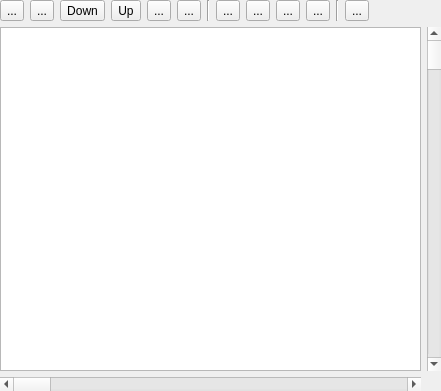
<?xml version="1.0" encoding="UTF-8"?>
<ui version="4.0">
 <class>MapView</class>
 <widget class="QWidget" name="MapView">
  <property name="geometry">
   <rect>
    <x>0</x>
    <y>0</y>
    <width>441</width>
    <height>391</height>
   </rect>
  </property>
  <property name="sizePolicy">
   <sizepolicy hsizetype="Preferred" vsizetype="Preferred">
    <horstretch>0</horstretch>
    <verstretch>0</verstretch>
   </sizepolicy>
  </property>
  <property name="windowTitle">
   <string>MainWindow</string>
  </property>
  <layout class="QVBoxLayout" name="verticalLayout">
   <property name="leftMargin">
    <number>0</number>
   </property>
   <property name="topMargin">
    <number>0</number>
   </property>
   <property name="rightMargin">
    <number>0</number>
   </property>
   <property name="bottomMargin">
    <number>0</number>
   </property>
   <item>
    <layout class="QGridLayout" name="gridLayout">
     <item row="2" column="0">
      <widget class="QScrollBar" name="horizontalScrollBar">
       <property name="orientation">
        <enum>Qt::Horizontal</enum>
       </property>
      </widget>
     </item>
     <item row="1" column="0">
      <widget class="QGraphicsView" name="MapView"/>
     </item>
     <item row="0" column="0">
      <layout class="QHBoxLayout" name="mapToolPanel">
       <item>
        <widget class="QToolButton" name="eventButton">
         <property name="text">
          <string>...</string>
         </property>
         <property name="icon">
          <iconset resource="main.qrc">
           <normaloff>:/main/res/icon/event.xpm</normaloff>:/main/res/icon/event.xpm</iconset>
         </property>
         <property name="checkable">
          <bool>true</bool>
         </property>
         <attribute name="buttonGroup">
          <string notr="true">layerButtonGroup</string>
         </attribute>
        </widget>
       </item>
       <item>
        <widget class="QToolButton" name="panoramaButton">
         <property name="text">
          <string>...</string>
         </property>
         <property name="icon">
          <iconset resource="main.qrc">
           <normaloff>:/main/res/icon/panorama.xpm</normaloff>:/main/res/icon/panorama.xpm</iconset>
         </property>
         <property name="checkable">
          <bool>true</bool>
         </property>
         <attribute name="buttonGroup">
          <string notr="true">layerButtonGroup</string>
         </attribute>
        </widget>
       </item>
       <item>
        <widget class="QToolButton" name="bottomLayerButton">
         <property name="text">
          <string>Down</string>
         </property>
         <property name="icon">
          <iconset resource="main.qrc">
           <normaloff>:/main/res/icon/layer_bottom.xpm</normaloff>:/main/res/icon/layer_bottom.xpm</iconset>
         </property>
         <property name="checkable">
          <bool>true</bool>
         </property>
         <attribute name="buttonGroup">
          <string notr="true">layerButtonGroup</string>
         </attribute>
        </widget>
       </item>
       <item>
        <widget class="QToolButton" name="middleLayerButton">
         <property name="text">
          <string>Up</string>
         </property>
         <property name="icon">
          <iconset resource="main.qrc">
           <normaloff>:/main/res/icon/layer_middle.xpm</normaloff>:/main/res/icon/layer_middle.xpm</iconset>
         </property>
         <property name="checkable">
          <bool>true</bool>
         </property>
         <attribute name="buttonGroup">
          <string notr="true">layerButtonGroup</string>
         </attribute>
        </widget>
       </item>
       <item>
        <widget class="QToolButton" name="topLayerButton">
         <property name="text">
          <string>...</string>
         </property>
         <property name="icon">
          <iconset resource="main.qrc">
           <normaloff>:/main/res/icon/layer_top.xpm</normaloff>:/main/res/icon/layer_top.xpm</iconset>
         </property>
         <property name="checkable">
          <bool>true</bool>
         </property>
         <attribute name="buttonGroup">
          <string notr="true">layerButtonGroup</string>
         </attribute>
        </widget>
       </item>
       <item>
        <widget class="QToolButton" name="skyLayerButton">
         <property name="text">
          <string>...</string>
         </property>
         <property name="icon">
          <iconset resource="main.qrc">
           <normaloff>:/main/res/icon/sky.xpm</normaloff>:/main/res/icon/sky.xpm</iconset>
         </property>
         <property name="checkable">
          <bool>true</bool>
         </property>
         <attribute name="buttonGroup">
          <string notr="true">layerButtonGroup</string>
         </attribute>
        </widget>
       </item>
       <item>
        <widget class="Line" name="line">
         <property name="orientation">
          <enum>Qt::Vertical</enum>
         </property>
        </widget>
       </item>
       <item>
        <widget class="QToolButton" name="zoom1_1">
         <property name="text">
          <string>...</string>
         </property>
         <property name="icon">
          <iconset resource="main.qrc">
           <normaloff>:/main/res/icon/1_1.xpm</normaloff>:/main/res/icon/1_1.xpm</iconset>
         </property>
         <property name="checkable">
          <bool>true</bool>
         </property>
         <attribute name="buttonGroup">
          <string notr="true">zoomButtonGroup</string>
         </attribute>
        </widget>
       </item>
       <item>
        <widget class="QToolButton" name="zoom1_2">
         <property name="text">
          <string>...</string>
         </property>
         <property name="icon">
          <iconset resource="main.qrc">
           <normaloff>:/main/res/icon/1_2.xpm</normaloff>:/main/res/icon/1_2.xpm</iconset>
         </property>
         <property name="checkable">
          <bool>true</bool>
         </property>
         <attribute name="buttonGroup">
          <string notr="true">zoomButtonGroup</string>
         </attribute>
        </widget>
       </item>
       <item>
        <widget class="QToolButton" name="zoom1_4">
         <property name="text">
          <string>...</string>
         </property>
         <property name="icon">
          <iconset resource="main.qrc">
           <normaloff>:/main/res/icon/1_4.xpm</normaloff>:/main/res/icon/1_4.xpm</iconset>
         </property>
         <property name="checkable">
          <bool>true</bool>
         </property>
         <attribute name="buttonGroup">
          <string notr="true">zoomButtonGroup</string>
         </attribute>
        </widget>
       </item>
       <item>
        <widget class="QToolButton" name="zoom1_8">
         <property name="text">
          <string>...</string>
         </property>
         <property name="icon">
          <iconset resource="main.qrc">
           <normaloff>:/main/res/icon/1_8.xpm</normaloff>:/main/res/icon/1_8.xpm</iconset>
         </property>
         <property name="checkable">
          <bool>true</bool>
         </property>
         <attribute name="buttonGroup">
          <string notr="true">zoomButtonGroup</string>
         </attribute>
        </widget>
       </item>
       <item>
        <widget class="Line" name="line_2">
         <property name="orientation">
          <enum>Qt::Vertical</enum>
         </property>
        </widget>
       </item>
       <item>
        <widget class="QToolButton" name="databaseButton">
         <property name="text">
          <string>...</string>
         </property>
         <property name="icon">
          <iconset resource="main.qrc">
           <normaloff>:/main/res/icon/tile_set.xpm</normaloff>:/main/res/icon/tile_set.xpm</iconset>
         </property>
         <property name="checkable">
          <bool>false</bool>
         </property>
        </widget>
       </item>
       <item>
        <spacer name="horizontalSpacer_2">
         <property name="orientation">
          <enum>Qt::Horizontal</enum>
         </property>
         <property name="sizeHint" stdset="0">
          <size>
           <width>40</width>
           <height>20</height>
          </size>
         </property>
        </spacer>
       </item>
      </layout>
     </item>
     <item row="1" column="1">
      <widget class="QScrollBar" name="verticalScrollBar">
       <property name="orientation">
        <enum>Qt::Vertical</enum>
       </property>
      </widget>
     </item>
    </layout>
   </item>
  </layout>
 </widget>
 <layoutdefault spacing="6" margin="11"/>
 <resources>
  <include location="main.qrc"/>
 </resources>
 <connections/>
 <buttongroups>
  <buttongroup name="layerButtonGroup"/>
  <buttongroup name="zoomButtonGroup"/>
 </buttongroups>
</ui>
